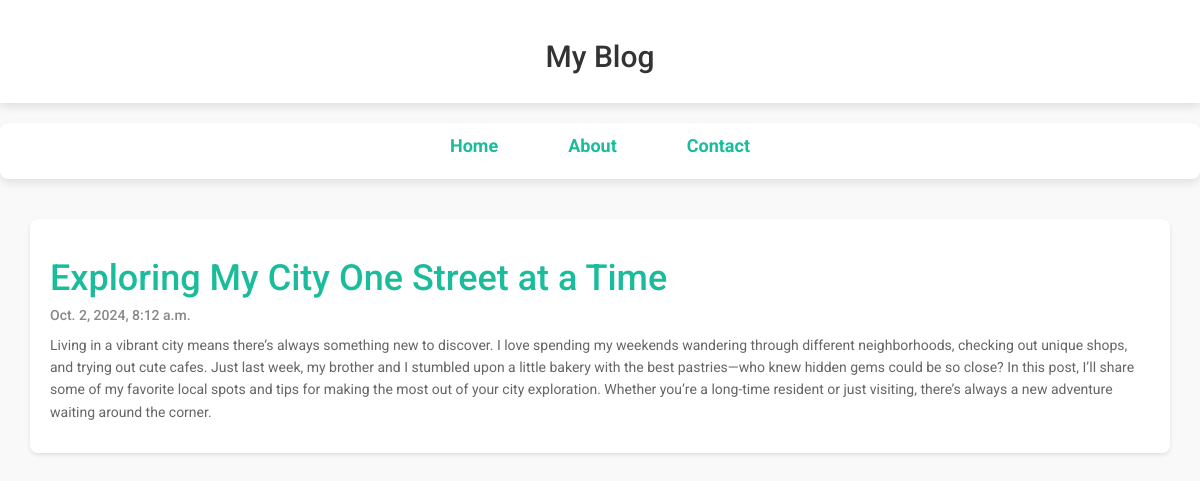
/post/1, run on the app's committed database.
### posts/models.py (models this page shows)
class Post(models.Model):
  title=models.CharField(max_length=100)
  body=models.CharField(max_length=1000000)
  created_at=models.DateTimeField(default=datetime.now, blank=True)

### posts/views.py (the view)
# urls.py: path('post/<str:pk>',views.post,name='post')
def post(request,pk):
  posts=Post.objects.get(id=pk)
  return render(request,'posts.html',{'posts':posts})

### templates/posts.html (shortened to what this page needs)
{% load static %}
<!DOCTYPE html>
<html lang="en">
<head>
  <link rel="stylesheet" href="https://maxcdn.bootstrapcdn.com/bootstrap/3.4.0/css/bootstrap.min.css">
</head>
<body>
  <div class="header">
    <h2>My Blog</h2>
  </div>
  <nav>
    <ul>
      <li><a href="/">Home</a></li>
      <li><a href="/about">About</a></li>
      <li><a href="/contact">Contact</a></li>
    </ul>
  </nav>
  <div class="container">
    <div class="row">
      <div class="col-xs-12">
        <div class="card">
          <h1>{{ posts.title }}</h1>
          <h5>{{ posts.created_at }}</h5>
          <p>{{ posts.body }}</p>
        </div>
      </div>
    </div>
  </div>
</body>
</html>

### templates/posts.html (style rules this page uses)
* { box-sizing: border-box; }
body { font-family: 'Roboto', sans-serif; background: #f9f9f9; color: #333; }
a, a:hover, a:focus, a:active { text-decoration: none; }
.header { padding: 20px; font-size: 40px; text-align: center; background: white; margin-bottom: 20px; box-shadow: 0 4px 8px rgba(0, 0, 0, 0.1); }
nav { background: #ffffff; border-radius: 8px; margin-bottom: 20px; padding: 10px 0; box-shadow: 0 4px 8px rgba(0, 0, 0, 0.1); }
nav ul { list-style-type: none; padding: 0; display: flex; justify-content: center; align-items: center; }
nav ul li { margin: 0 20px; }
nav ul li a { color: #1abc9c; font-weight: 700; font-size: 18px; padding: 10px 15px; border-radius: 5px; transition: background 0.3s, color 0.3s; }
.card { background-color: white; padding: 20px; margin-top: 20px; border-radius: 8px; box-shadow: 0 2px 4px rgba(0, 0, 0, 0.1); }
h1 { color: #1abc9c; }
h5 { color: #888; margin-bottom: 10px; }
p { line-height: 1.6; color: #666; }

### data on the page
Post: title "Exploring My City One Street at a Time", created_at "Oct. 2, 2024, 8:12 a.m.", body "Living in a vibrant city means there’s always something new to discover. I love spending my weekends wandering through different neighborhoods, checking out unique shops, and trying out cute cafes. Just last week, my brother and I stumbled upon a little bakery with the best pastries—who knew hidden gems could be so close? In this post, I’ll share some of my favorite local spots and tips for making the most out of your city exploration. Whether you’re a long-time resident or just visiting, there’s always a new adventure waiting around the corner."
